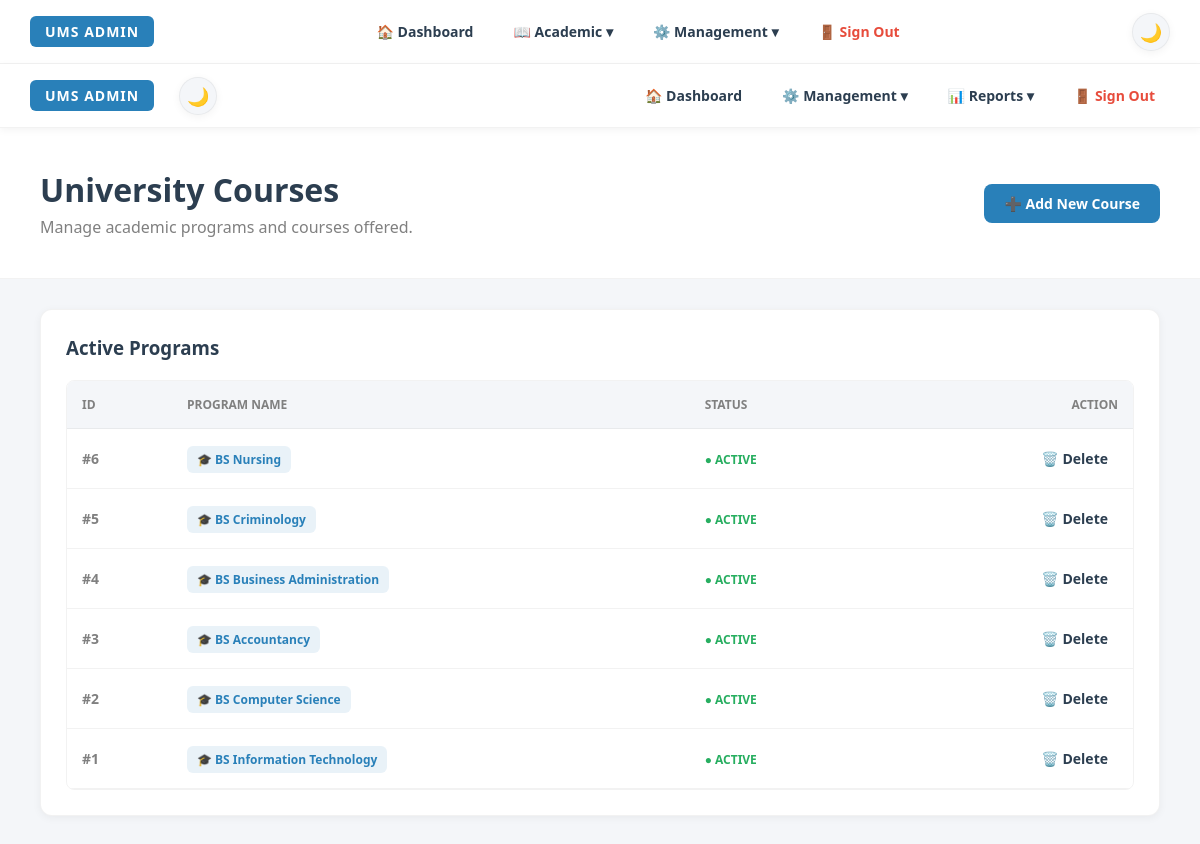
/modules/admin/courses.php (signed in), run on the app's committed database.
### tables this page shows
CREATE TABLE `programs` (
  `id` int(11) NOT NULL,
  `department_id` int(11) DEFAULT NULL,
  `program_name` varchar(100) NOT NULL
);

### modules/admin/courses.php (the view, shortened to what this page needs)
<?php
require_once '../../config/database.php';
try {
    $stmt = $pdo->query("SELECT * FROM programs ORDER BY id DESC");
    $programs = $stmt->fetchAll();
} catch (PDOException $e) {
    die("Database Error: " . $e->getMessage());
}
include '../../includes/header.php';
?>
<div class="main-vanilla-wrapper">
    <nav class="flex-row space-between custom-nav">
        <div class="flex-row gap-15">
            <span class="logo-badge">UMS ADMIN</span>
            <button class="theme-btn-small" id="themeBtn" title="Toggle Light/Dark Mode">🌙</button>
        </div>
        <div class="flex-row gap-10">
            <a href="index.php" class="nav-btn">🏠 Dashboard</a>
            <div class="dropdown">
                <button class="nav-btn" style="color: var(--primary-color);">⚙️ Management ▾</button>
            </div>
            <div class="dropdown">
                <button class="nav-btn">📊 Reports ▾</button>
            </div>
            <a href="../auth/logout.php" class="nav-btn btn-danger">🚪 Sign Out</a>
        </div>
    </nav>
    <div class="page-header flex-row space-between">
        <div>
            <h1 class="page-title">University Courses</h1>
            <p class="page-subtitle">Manage academic programs and courses offered.</p>
        </div>
        <button class="action-button-primary" onclick="openModal('addCourseModal')">➕ Add New Course</button>
    </div>
    <main class="content-area">
        <div class="data-card">
            <h3 style="font-weight: 800; margin-bottom: 15px;">Active Programs</h3>
            <div class="table-responsive">
                <table class="data-table">
                    <thead><tr><th>ID</th><th>Program Name</th><th>Status</th><th style="text-align: right;">Action</th></tr></thead>
                    <tbody>
                        <?php if(count($programs) > 0): ?>
                            <?php foreach($programs as $prog): ?>
                                <tr>
                                    <td style="font-weight: bold; color: gray;">#<?= $prog['id'] ?></td>
                                    <td style="font-weight: 600;"><span class="course-badge">🎓 <?= htmlspecialchars($prog['program_name']) ?></span></td>
                                    <td><span style="color: var(--success-color); font-weight: bold; font-size: 12px;">● ACTIVE</span></td>
                                    <td style="text-align: right;">
                                        <button class="nav-btn" style="color: var(--danger-color); padding: 5px 10px;" onclick="alert('Delete course coming soon!')">🗑️ Delete</button>
                                    </td>
                                </tr>
                            <?php endforeach; ?>
                        <?php else: ?>
                            <tr><td colspan="4" style="text-align: center; padding: 40px; color: gray;">No courses found.</td></tr>
                        <?php endif; ?>
                    </tbody>
                </table>
            </div>
        </div>
    </main>
</div>
<?php include '../../includes/footer.php'; ?>

### includes/header.php (shortened to what this page needs)
<?php
$user_role = $_SESSION['role'] ?? '';
?>
<!DOCTYPE html>
<html lang="en">
<head>
</head>
<body>
<div class="main-vanilla-wrapper">
    <nav class="custom-nav">
        <div style="display: flex; align-items: center; gap: 15px;">
            <span class="logo-badge">UMS <?= strtoupper($user_role) ?></span>
        </div>
        <div class="desktop-menu">
            <?php if($user_role === 'Admin'): ?>
                <a href="../admin/index.php" class="nav-btn">🏠 Dashboard</a>
                <div class="dropdown">
                    <button class="nav-btn">📖 Academic ▾</button>
                </div>
                <div class="dropdown">
                    <button class="nav-btn">⚙️ Management ▾</button>
                </div>
            <?php else: ?>
                <a href="index.php" class="nav-btn">🏠 My Dashboard</a>
            <?php endif; ?>
            <a href="../auth/logout.php" class="nav-btn" style="color: var(--danger-color) !important;">🚪 Sign Out</a>
        </div>
        <button class="theme-btn-small" id="adminThemeBtn" onclick="toggleAdminTheme()">🌙</button>
    </nav>

### includes/footer.php (shortened to what this page needs)
    </div>
</body>
</html>

### includes/header.php (style rules this page uses)
* { box-sizing: border-box; margin: 0; padding: 0; font-family: 'Segoe UI', Tahoma, Geneva, Verdana, sans-serif; }
html, body { width: 100%; max-width: 100%; overflow-x: hidden !important; }
html, body { scrollbar-width: none; -ms-overflow-style: none; }
:root { --bg-color: #f8fafc; --card-bg: #ffffff; --text-color: #1e293b; --nav-bg: #ffffff; --primary-color: #3b82f6; --danger-color: #ef4444; --success-color: #10b981; --border-color: rgba(0,0,0,0.06); --shadow-sm: 0 4px 6px -1px rgba(0,0,0,0.05); --shadow-md: 0 10px 25px rgba(0,0,0,0.08); }
body { background-color: var(--bg-color) !important; color: var(--text-color) !important; transition: 0.3s ease; }
.main-vanilla-wrapper { display: flex; flex-direction: column; width: 100%; min-height: 100vh; }
.custom-nav { background: var(--nav-bg) !important; border-bottom: 1px solid var(--border-color) !important; padding: 15px 40px; position: sticky; top: 0; z-index: 1000; display: flex; align-items: center; justify-content: space-between; box-shadow: var(--shadow-sm) !important; }
.logo-badge { background: linear-gradient(135deg, var(--primary-color), #8b5cf6); color: white; padding: 8px 18px; border-radius: 8px; font-weight: 800; letter-spacing: 1px; font-size: 14px; }
.desktop-menu { display: flex; align-items: center; gap: 10px; }
.nav-btn { background: transparent; border: none; color: var(--text-color) !important; font-weight: 600; padding: 10px 15px; cursor: pointer; border-radius: 8px; text-decoration: none; font-size: 14px; display: inline-flex; align-items: center; gap: 6px; transition: 0.2s; }
.dropdown { position: relative; }
.theme-btn-small { background: rgba(0,0,0,0.04); border: 1px solid var(--border-color) !important; color: var(--text-color) !important; width: 40px; height: 40px; border-radius: 10px; display: flex; align-items: center; justify-content: center; cursor: pointer; font-size: 18px; transition: 0.3s; margin-left: 10px; }
.page-title { font-size: 2rem; font-weight: 900; margin-bottom: 5px; }
.data-table { width: 100%; border-collapse: collapse; }
.data-table th, .data-table td { padding: 12px 15px; text-align: left; border-bottom: 1px solid var(--border-color); font-size: 14px; }
.data-table th { background: rgba(0,0,0,0.02); font-size: 12px; text-transform: uppercase; color: gray; }

### data on the page
programs: id "6", program_name "BS Nursing"
programs: id "5", program_name "BS Criminology"
programs: id "4", program_name "BS Business Administration"
programs: id "3", program_name "BS Accountancy"
programs: id "2", program_name "BS Computer Science"
programs: id "1", program_name "BS Information Technology"

### other printed values
$user_role "ADMIN"
